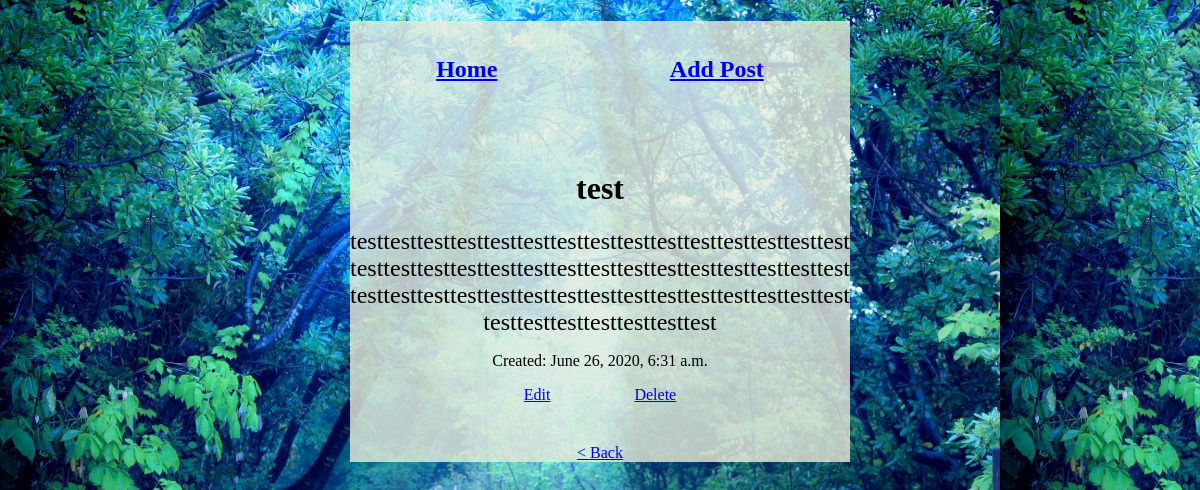
The page /post/10/ on the database its author committed.
### blogs/models.py (models this page shows, shortened)
class Post(models.Model):
    title = models.CharField(max_length=255)
    text = models.TextField()
    author = models.ForeignKey(
        'auth.User',
        on_delete=models.CASCADE,
    )
    created_at = models.DateTimeField(auto_now_add=True)
    updated_at = models.DateTimeField(auto_now=True)

### blogs/views.py (the view)
# urls.py: path('post/<int:pk>/', views.DetailView.as_view(), name='detail'),
class DetailView(generic.DetailView):
    model = Post
    template_name = 'blogs/detail.html'

### blogs/templates/blogs/detail.html
{% extends 'blogs/base.html' %} {% block content %}
<h1>{{ object.title }}</h1>
<section class="post-text">
  {{ object.text|linebreaksbr }}
</section>
<section class="post-date">
  <p>
    Created:&nbsp;{{ object.created_at }}
  </p>
</section>
<section class="post-edit title">
  <a class="act margin-15" href="{% url 'blogs:update' post.pk %}">Edit</a>
  <a class="act margin-15" href="{% url 'blogs:delete' post.pk %}">Delete</a>
</section>
<section>
  <p class="title margin-15">
    <a href="javascript:history.back()">&lt; Back</a>
  </p>
</section>
{% endblock %} © 2020 GitHub, Inc.

### blogs/static/blogs/css/style.css (style rules this page uses)
body { background-image: url("../images/shizen.jpg"); font-family: "arial unicode ms"; text-align: center; }
.title { font-family: "arial black"; }
.post-text { font-size: 1.5rem; }
.margin-15 { margin: 40px; }

### rows shown on the page
Post: title "test", text "testtesttesttesttesttesttesttesttesttesttesttesttesttesttesttesttesttesttesttesttesttesttesttesttesttesttesttesttesttesttesttesttesttesttesttesttesttesttesttesttesttesttesttesttesttesttesttesttesttesttesttest", created_at "June 26, 2020, 6:31 a.m."
